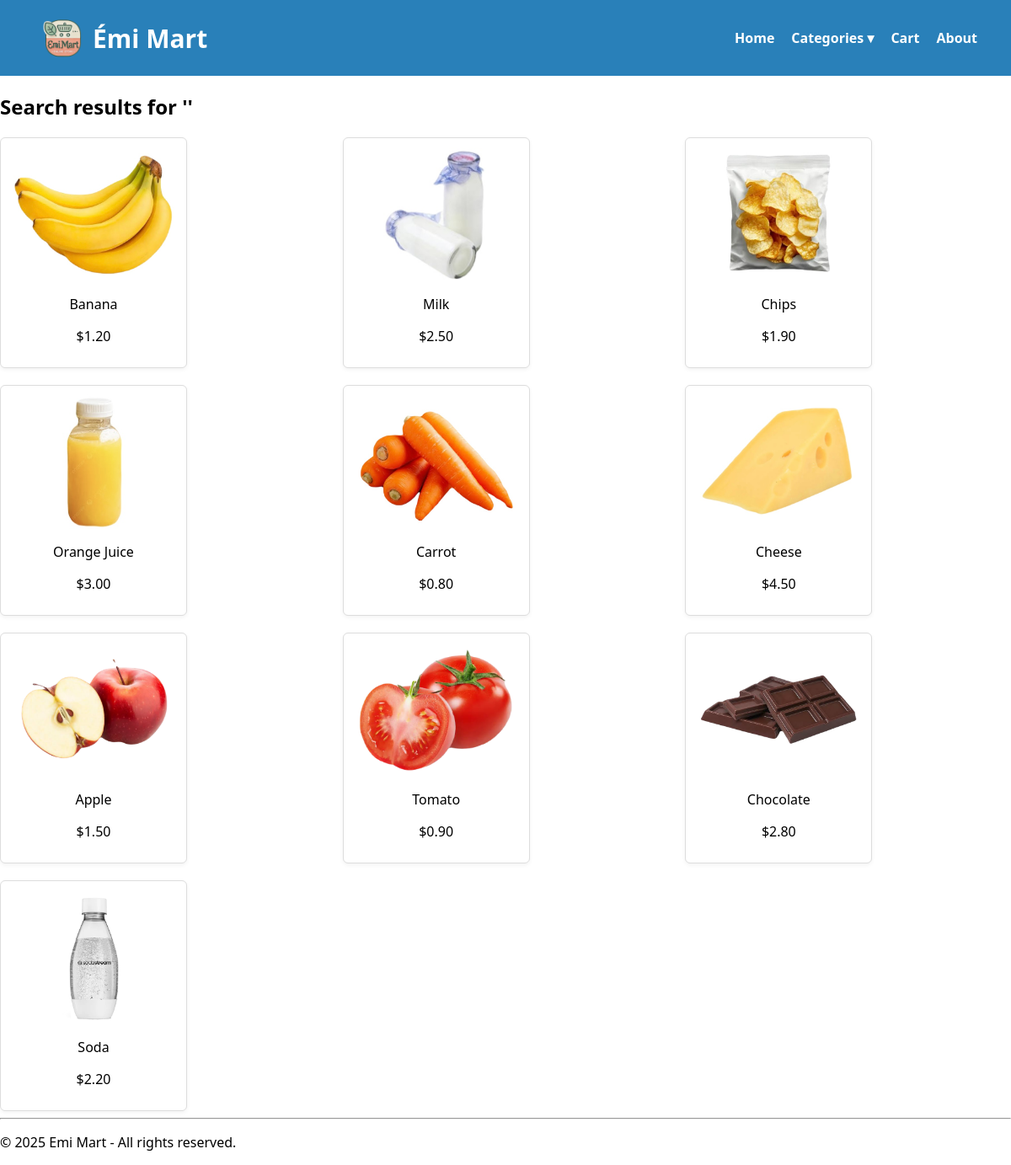
Screenshot of /pages/search.php with the database file from the repository.
### tables this page shows
CREATE TABLE `products` (
  `id` int(11) NOT NULL,
  `name` varchar(100) NOT NULL,
  `price` decimal(10,2) NOT NULL,
  `stock` int(11) NOT NULL DEFAULT 0,
  `image` varchar(255) DEFAULT NULL,
  `category_id` int(11) DEFAULT NULL,
  `sub_category` varchar(100) DEFAULT NULL
);

### pages/search.php (the view)
<?php
include '../includes/db.php';
include '../includes/header.php';
$keyword = $_GET['keyword'] ?? '';
echo "<h2>Search results for '$keyword'</h2>";
$query = "SELECT * FROM products WHERE name LIKE '%$keyword%'";
$result = $conn->query($query);
echo "<div class='grid'>";
while ($row = $result->fetch_assoc()) {
    $image = !empty($row['image']) ? '../assets/images/' . $row['image'] : '../assets/images/default.png';
    echo "<div class='product'>
            <img src='$image' alt='{$row['name']}' height='160'>
            <p>{$row['name']}</p>
            <p>\${$row['price']}</p>
          </div>";
}
echo "</div>";
include '../includes/footer.php';
?>

### assets/styles.css (style rules this page uses)
.grid { display: grid; grid-template-columns: repeat(3, 1fr); gap: 20px; justify-content: start; }
.product { border: 1px solid #ddd; padding: 10px; width: 200px; text-align: center; background-color: #fff; box-shadow: 0 2px 5px rgba(0,0,0,0.05); border-radius: 6px; }
.product img { height: 160px; width: 100%; margin: 0 auto 10px; object-fit: contain; display: block; }

### rows the page displays
products: image (picture), name "Banana", price "1.20"
products: image (picture), name "Milk", price "2.50"
products: image (picture), name "Chips", price "1.90"
products: image (picture), name "Orange Juice", price "3.00"
products: image (picture), name "Carrot", price "0.80"
products: image (picture), name "Cheese", price "4.50"
products: image (picture), name "Apple", price "1.50"
products: image (picture), name "Tomato", price "0.90"
products: image (picture), name "Chocolate", price "2.80"
products: image (picture), name "Soda", price "2.20"
